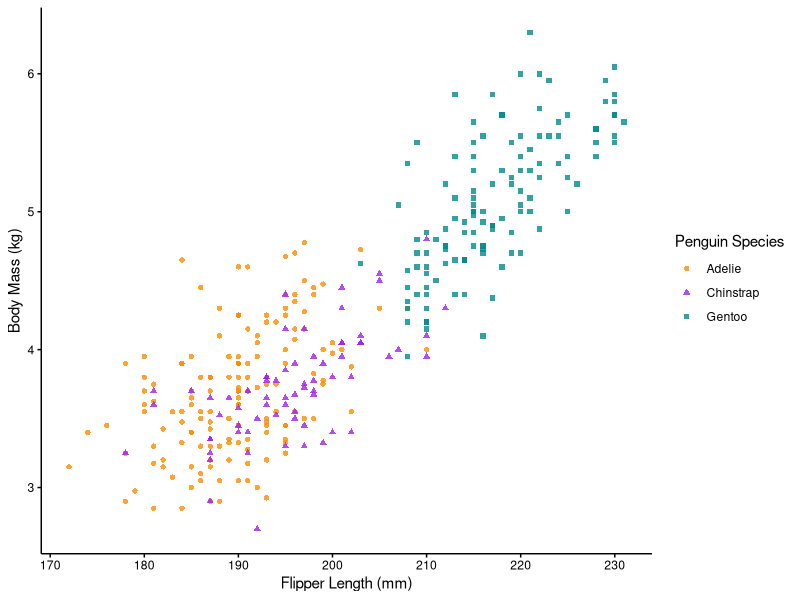

Reproduce this figure in R.
## ---- chunk 1
#| include: false
library(ggplot2)
theme_light <- function() {
  theme_minimal(base_size = 11) %+%
  theme(
    panel.border = element_blank(),
    panel.grid.major.y = element_blank(),
    panel.grid.minor.y = element_blank(),
    panel.grid.major.x = element_blank(),
    panel.grid.minor.x = element_blank(),
    text = element_text(colour = "black"),
    axis.text = element_text(colour = "black"),
    rect = element_rect(colour = "white", fill = "black"),
    plot.background = element_rect(fill = "white", colour = NA),
    axis.line = element_line(colour = "black"),
    axis.ticks = element_line(colour = "black")
  )
}

theme_dark <- function() {
  theme_minimal(base_size = 11) %+%
  theme(
    panel.border = element_blank(),
    panel.grid.major.y = element_blank(),
    panel.grid.minor.y = element_blank(),
    panel.grid.major.x = element_blank(),
    panel.grid.minor.x = element_blank(),
    text = element_text(colour = "white"),
    axis.text = element_text(colour = "white"),
    rect = element_rect(colour = "#272b30", fill = "#272b30"),
    plot.background = element_rect(fill = "#272b30", colour = NA),
    axis.line = element_line(colour = "white"),
    axis.ticks = element_line(colour = "white")
  )
}

darksvglite <- function(file, width, height) {
  on.exit(reset_theme_settings())
  theme_set(theme_dark())
  ggsave(
    filename = file,
    width = width,
    height = height,
    dev = "svg",
    bg = "transparent"
  )
}
## ---- chunk 2
#| column: screen-inset
#| fig-width: !expr 16/2
#| fig-height: !expr 9/2
#| out-width: 80%
library(ggplot2)
library(palmerpenguins)
theme_set(theme_light())
ggplot(data = penguins) +
  aes(
    x = flipper_length_mm,
    y = body_mass_g / 1e3,
    colour = species,
    shape = species
  ) +
  geom_point(alpha = 0.8, na.rm = TRUE) +
  scale_colour_manual(values = c("darkorange", "purple", "cyan4")) +
  labs(
    x = "Flipper Length (mm)",
    y = "Body Mass (kg)",
    color = "Penguin Species",
    shape = "Penguin Species"
  )
